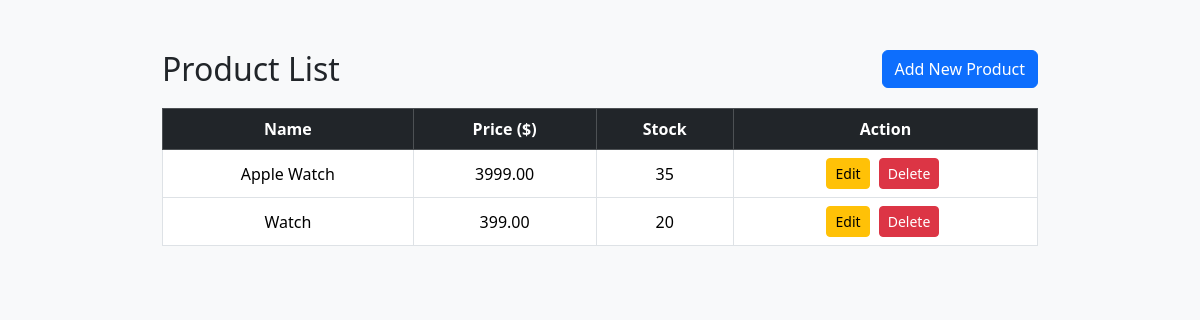
The page /list/ on the database as committed earlier.
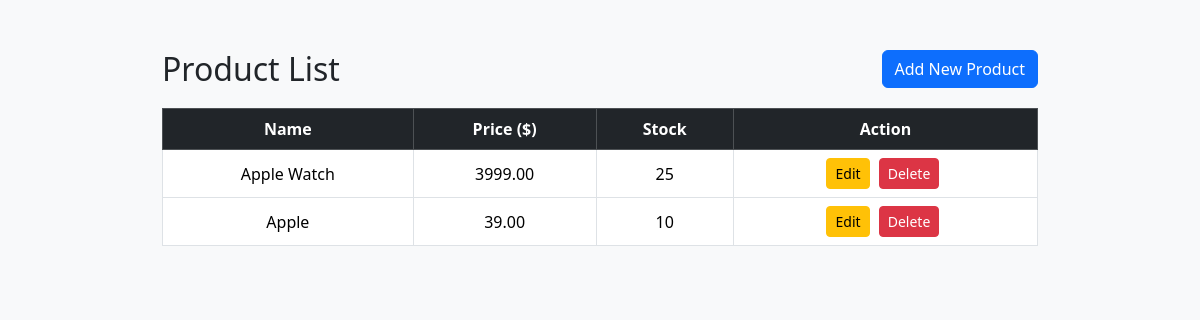
The same page on the database as committed later.
### product_app/models.py (models this page shows)
class Productmodel(models.Model):
    name =models.CharField(max_length=20)
    price =models.DecimalField(max_digits=10,decimal_places=2)
    stock =models.IntegerField()

### product_app/views.py (the view)
# urls.py: path('list/',Listproduct.as_view(),name="product_list"),
class Listproduct(View):
    def get(self,request):
        data = Productmodel.objects.all()
        return render(request,"product_list.html",{"data":data})

### product_app/templates/product_list.html (shortened to what this page needs)
<!DOCTYPE html>
<html lang="en">
<head>
    <link href="https://cdn.jsdelivr.net/npm/bootstrap@5.3.2/dist/css/bootstrap.min.css" rel="stylesheet">
</head>
<body>
    <div class="container">
        <div class="d-flex justify-content-between align-items-center">
            <h2>Product List</h2>
            <a href="{% url 'product_add' %}" class="btn btn-primary btn-add">Add New Product</a>
        </div>
        <table class="table table-bordered table-hover text-center align-middle">
            <thead class="table-dark">
                <tr>
        <th>Name</th>
                    <th>Price ($)</th>
                    <th>Stock</th>
                    <th>Action</th>
                </tr>
            </thead>
            <tbody>
                {% for product in data %}
                <tr>
                    <td>{{ product.name }}</td>
                    <td>{{ product.price }}</td>
                    <td>{{ product.stock }}</td>
                    <td>
                        <a href="{% url 'product_update' product.id %}" class="btn btn-warning btn-sm btn-action">Edit</a>
                        <a href="{% url 'product_delete' product.id %}" class="btn btn-danger btn-sm btn-action">Delete</a>
                    </td>
                </tr>
                {% empty %}
                <tr>
                    <td colspan="4">No products found.</td>
                </tr>
                {% endfor %}
            </tbody>
        </table>
    </div>
</body>
</html>

### product_app/templates/product_list.html (style rules this page uses)
body { background-color: #f8f9fa; padding-top: 50px; }
.container { max-width: 900px; }
h2 { margin-bottom: 20px; }
.btn-add { margin-bottom: 20px; }
.btn-action { margin-right: 5px; }

Rows that differ between the two databases and show on the page:
removed Productmodel: name "Watch", price "399.00", stock "20"
changed Productmodel "Apple Watch": stock "35" → "25"
added Productmodel: name "Apple", price "39.00", stock "10"
